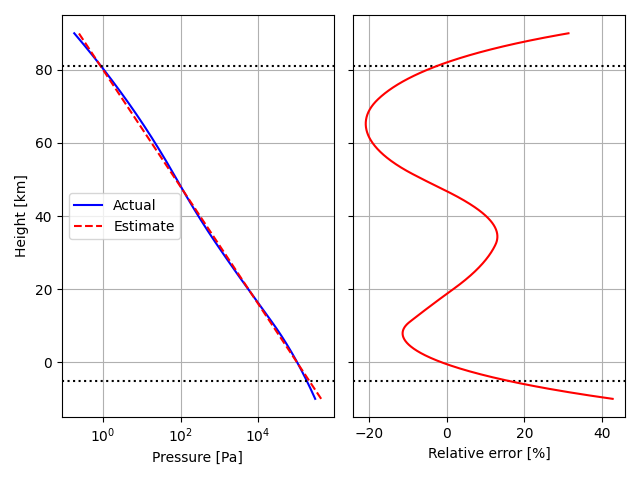

Recreate this plot in Python.
import os

import numpy as np
import matplotlib.pyplot as plt
from ambiance import Atmosphere, CONST

HERE = os.path.abspath(os.path.dirname(__file__))
FILE_NAME = os.path.basename(__file__).replace('.py', '.png')
PATH_OUT = os.path.join(HERE, FILE_NAME)


def pressure_estimate(h):
    return 10**(5 - h/16e3)


# Make an atmosphere object
heights = np.linspace(-10e3, 90e3, num=1000)
p_actual = Atmosphere(heights, check_bounds=False).pressure
p_approx = pressure_estimate(heights)

fig, (ax1, ax2) = plt.subplots(1, 2, sharey=True, tight_layout=True)
ax1.plot(p_actual, heights/1000, label='Actual', c='blue')
ax1.plot(p_approx, heights/1000, '--', label='Estimate', c='red')
ax1.set_xlabel("Pressure [Pa]")
ax1.set_ylabel("Height [km]")
ax1.set_xscale("log")
ax1.grid()
ax1.legend()

for ax in (ax1, ax2):
    ax.axhline(y=CONST.h_min/1000, ls=':', color='black')
    ax.axhline(y=CONST.h_max/1000, ls=':', color='black')

rdiff = (p_approx - p_actual)/p_actual
ax2.plot(rdiff*100, heights/1000, label='Relative error', c='red')
ax2.set_xlabel("Relative error [%]")
ax2.grid()

plt.savefig(PATH_OUT)
plt.clf()
